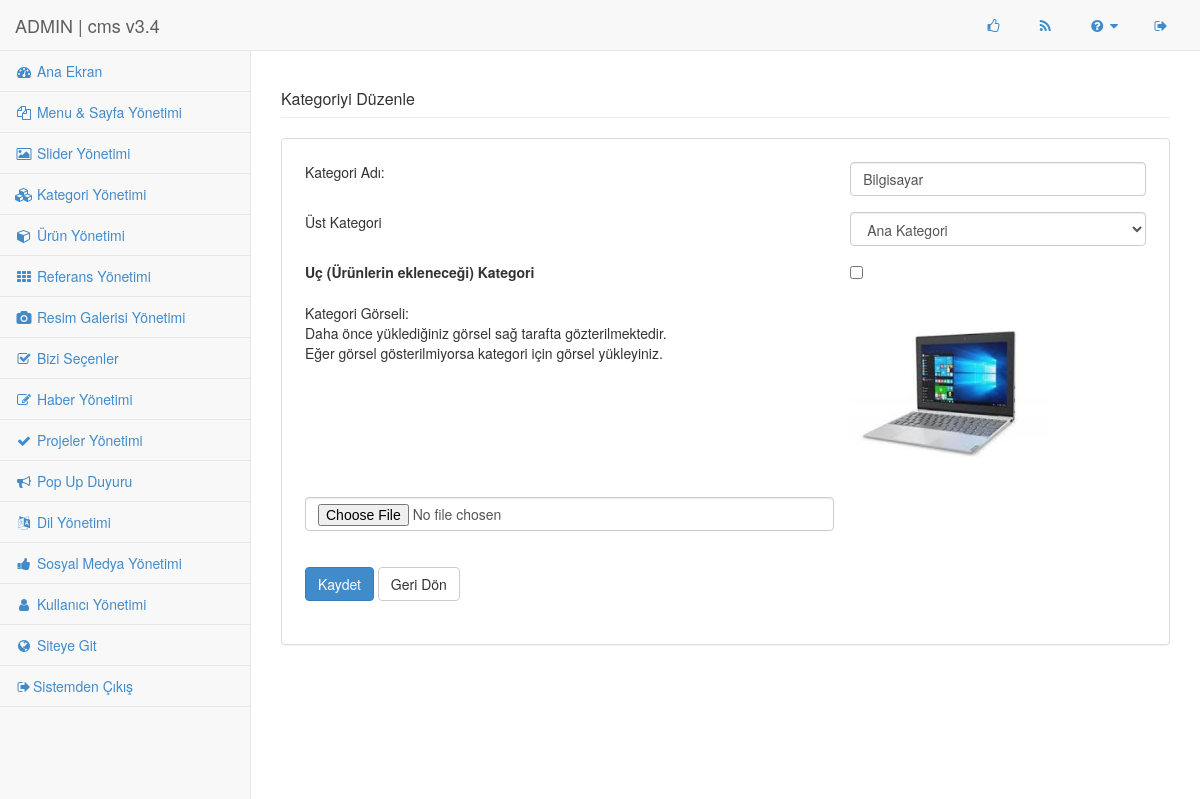
The app's page /cms/modules/urunler/modifycat.php?id=53 with its own data.
### tables this page shows
CREATE TABLE `35cgncategory` (
  `id` int(11) NOT NULL,
  `name` varchar(100) DEFAULT NULL,
  `parent_id` int(11) DEFAULT NULL,
  `page` text,
  `url` varchar(200) DEFAULT NULL,
  `is_leaf` int(11) DEFAULT NULL,
  `type` int(11) DEFAULT NULL
);

### cms/modules/urunler/modifycat.php (the view, shortened to what this page needs)
<?php
include ("../../std/lmenu.php");
?>
<div id="page-wrapper">
<div class="row">
<div class="col-lg-12"><h1 class="page-header">Kategoriyi Düzenle</h1></div>
<div class="col-lg-12">
<div class="panel panel-default">
<div class="panel-body">
<?php
if(isset($_POST["submit"]))
	{
		$catname = addslashes($_POST["catname"]);
		$parent = $_POST["parent"];
			if(isset($_POST["is_leaf"]))
				$is_leaf = 1;
			else
				$is_leaf=0;
		$target_dir = "katresim/".$_POST['id']."/";
		$target_file = $target_dir . basename($_FILES["upload"]["name"]);
		$uploadOk = 1;
		$imageFileType = pathinfo($target_file,PATHINFO_EXTENSION);
                   	if(isset($_POST["submit"]))
					{
                   		$check = getimagesize($_FILES["upload"]["tmp_name"]);
							if($check !== false)
								{
									$uploadOk = 1;
								}
							else
								{
									$uploadOk = 0;
								}
                   	}
				if($imageFileType != "jpg" && $imageFileType != "png" && $imageFileType != "jpeg" && $imageFileType != "gif" )
					{
                         $uploadOk = 0;
                     }
				if ($uploadOk == 0)
					{
                     }
				else {
									 $maxDim = 600;
					$file_name = $_FILES['upload']['tmp_name'];
					list($width, $height, $type, $attr) = getimagesize( $file_name );
							if ( $width > $maxDim || $height > $maxDim )
							{
								$target_filename = $file_name;
								$ratio = $width/$height;
											if( $ratio > 1) {
												$new_width = $maxDim;
												$new_height = $maxDim/$ratio;
											} else {
												$new_width = $maxDim*$ratio;
												$new_height = $maxDim;
											}
								$src = imagecreatefromstring( file_get_contents( $file_name ) );
								$dst = imagecreatetruecolor( $new_width, $new_height );
								imagecopyresampled( $dst, $src, 0, 0, 0, 0, $new_width, $new_height, $width, $height );
								imagedestroy( $src );
								imagepng( $dst, $target_filename );
								imagedestroy( $dst );
							}
                           if (move_uploaded_file($_FILES["upload"]["tmp_name"], $target_file))
								{
										$sql1 = "select url from 35cgncategory where id =".$_POST['id'];
										$result1 = mysqli_query($GLOBALS["___mysqli_ston"], $sql1) or die(mysqli_error($GLOBALS["___mysqli_ston"]));
										$row1 = mysqli_fetch_array($result1);
										$to_delete = $row1['url'];
										unlink($to_delete);
                                 }
							else
								{
                                 }
                            }
                            if (empty($_FILES["upload"]["name"]))
							{
                                    $sql = "update 35cgncategory set name = '$catname' , parent_id = $parent , 	is_leaf = $is_leaf where id =".$_POST['id'];
                            }else
                            {
                                    $sql = "update 35cgncategory set name = '$catname' , parent_id = $parent , 	is_leaf = $is_leaf, url = '$target_file' where id =".$_POST['id'];
                            }
                            mysqli_query($GLOBALS["___mysqli_ston"], $sql) or die(mysqli_error($GLOBALS["___mysqli_ston"]));
                            echo "<script language=\"javascript\">  alert(\"İŞLEM YAPILDI !!\");  window.location.href='category_main.php';</script>";
       }
		else
		{
			 $id = $_GET['id'];
			 $sql = "select * from 35cgncategory where id = ".$id;
			 $result = mysqli_query($GLOBALS["___mysqli_ston"], $sql) or die(mysqli_error($GLOBALS["___mysqli_ston"]));
			 $row = mysqli_fetch_array($result);
?>
<form name="" method="post" action="modifycat.php" enctype="multipart/form-data">
<table class="table ">
<tr>
<td>Kategori Adı:<input type="hidden" name="id" value="<?php echo $row['id'];?>" ></td>
<td><input class="form-control" type="text" name="catname" value="<?php echo stripslashes($row['name']);?>"></td>
</tr>
<tr>
<td>Üst Kategori</td>
<td><select class="form-control"  name="parent">
				<?php
				$sql2 = "select * from 35cgncategory where type = 1 or id = 0 ";
				$result2 = mysqli_query($GLOBALS["___mysqli_ston"], $sql2);
				while ($row2 = mysqli_fetch_array($result2))
							{
								if($row2['id'] == $row['parent_id'])
									{
									echo "<option value=\"".$row2['id']."\" selected>".$row2['name']."</option>";
									}
								else
									{
									echo "<option value=\"".$row2['id']."\" >".$row2['name']."</option>";
									}
							}
				?>
</select>
</td>
</tr>
<tr >
<td> <label>Uç (Ürünlerin ekleneceği) Kategori</label></td>
<td>
<?php
if ($row['is_leaf'] == 1){
?>
<input name="is_leaf"  type="checkbox" value="1" checked/>
</td>
</tr>
<?php
}
else {
?>
<input name="is_leaf"  type="checkbox" value="1" />
</td>
</tr>
<?php
}
?>
<tr>
<td>Kategori Görseli: </br> Daha önce yüklediğiniz görsel sağ tarafta gözterilmektedir. </br>Eğer görsel gösterilmiyorsa kategori için görsel yükleyiniz.</td>
<td><img src="<?php echo $row['url']; ?>"  style="width:200px;height:auto;"></td>
</tr>
<tr>
<td>
<input class="form-control" type="file" value="" name="upload" > <br/>
</td>
<td></td>
</tr>
<tr>
<td>
<button class="btn btn-primary btn-default " type="submit" name="submit">Kaydet</button>
<button class="btn btn-default " onClick="window.location.href='category_main.php'; return false;">Geri Dön</button>
</td>
</tr>
</table>
</form>
<?php
}
?>
</div>
</div>
</div>
</div>
</div>
</div>
</body>
</html>

### cms/css/admin.css (style rules this page uses)
body { padding-top: 100px; background-color: #f8f8f8; }
@media (min-width:768px) { body { padding-top: 50px; } }
#page-wrapper { padding: 0 5px; min-height: 568px; background-color: #fff; }
@media (min-width:768px) { #page-wrapper { position: inherit; margin: 0 0 0 250px; padding: 0 30px; min-height: 800px; border-left: 1px solid #e7e7e7; } }

### records on screen
35cgncategory: catname "Bilgisayar", url (picture)

### other values on screen
form field parent "Ana Kategori"
